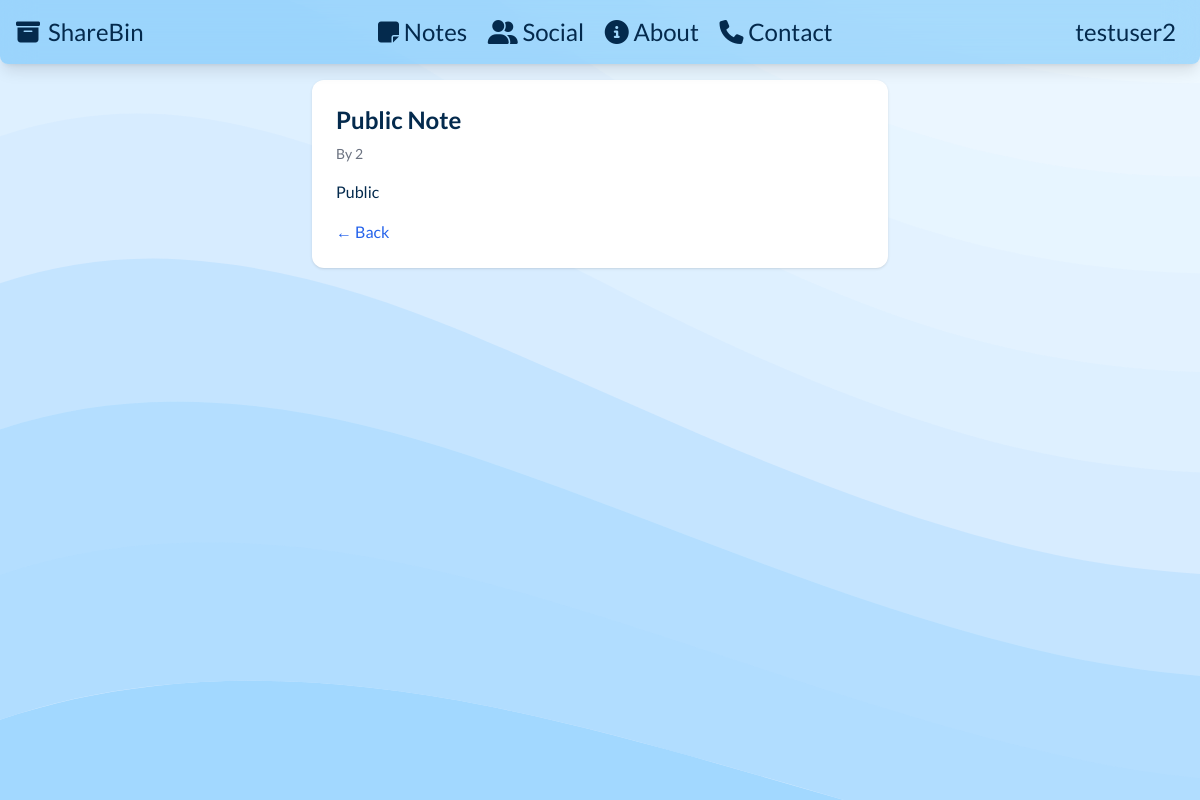
The page /note/2 (signed in) on the database its author committed.
### tables this page shows
CREATE TABLE notes (
            id INTEGER PRIMARY KEY AUTOINCREMENT,
            user TEXT,
            title TEXT,
            content TEXT,
            is_private INTEGER,
            visibility TEXT CHECK(visibility IN ('public', 'private', 'friends')),
            file_path TEXT,
            created_at TIMESTAMP DEFAULT CURRENT_TIMESTAMP
        );

### app.py (the view, shortened to what this page needs)
@app.route('/note/<int:note_id>', methods=['GET', 'POST'])
def view_note(note_id):
    conn = get_db()
    c = conn.cursor()
    c.execute(f"SELECT * FROM notes WHERE id = {note_id}")
    note = c.fetchone()
    conn.close()
    user = session.get('username')
    if note is None:
        return "Note not found", 404
    return render_template('view_note.html', note=note, user=user)

### app.py (called while the page is built)
def get_db():
    conn = sqlite3.connect(DATABASE)
    return conn

### templates/view_note.html (shortened to what this page needs)
{% extends "base.html" %} {% block content %}
<div class="max-w-xl mx-auto bg-white p-6 rounded-xl shadow">
  <h2 class="text-2xl font-bold mb-2">{{ note[2] }}</h2>
  <p class="text-sm text-gray-500 mb-4">By {{ note[1] }}</p>
  <div class="prose max-w-none">{{ note[3]|safe }}</div>
  <a href="/" class="text-blue-600 hover:underline mt-4 inline-block">← Back</a>
</div>
{% endblock %}

### rows shown on the page
notes: title "Public Note", user "2", content "Public"

### other values the page prints
{{ user }} "testuser2"
